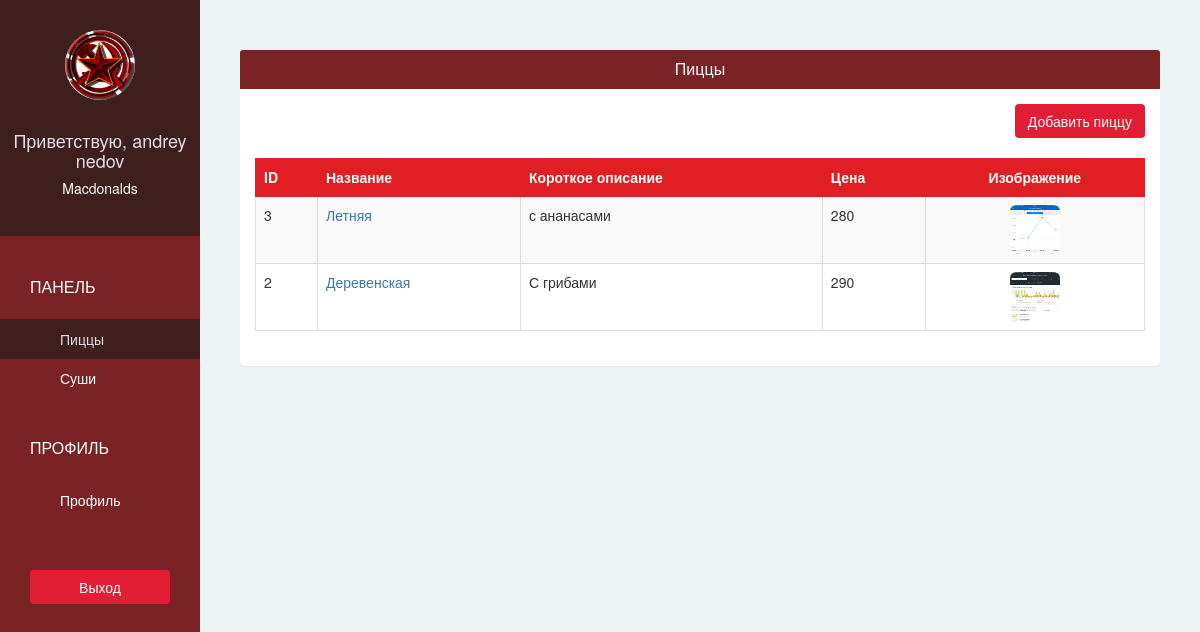
/pizzashop/pizza/ (signed in), run on an earlier commit of the app's database.
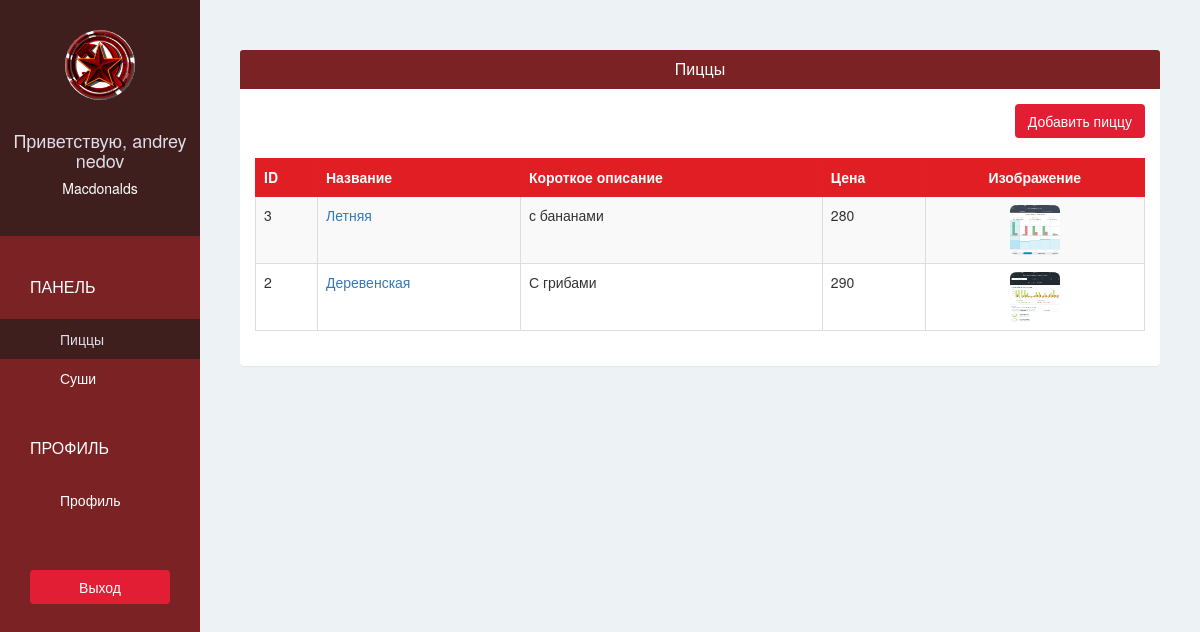
And on a later commit of the database.
### pizzashopapp/models.py (models this page shows, shortened)
class Pizza(models.Model):
    pizzashop = models.ForeignKey(PizzaShop)
    name = models.CharField(max_length=30)
    short_description = models.CharField(max_length=100)
    image = models.ImageField(upload_to=get_pizza_upload_path, blank=False)
    price = models.IntegerField(default=0)

### pizzashopapp/views.py (the view)
# urls.py: url(r'^pizzashop/pizza/$', views.pizzashop_pizza, name='pizzashop-pizza'),
@login_required(login_url='/pizzashop/sign-in/')
def pizzashop_pizza(request):
    pizzas = Pizza.objects.filter(pizzashop = request.user.pizzashop).order_by("-id")
    return render(request, 'pizzashop/pizza.html', {
        'pizzas':pizzas,
    })

### pizzashopapp/templates/pizzashop/pizza.html
{% extends 'pizzashop/base.html' %}
{% block page %}
<div class="panel">
  <div class="panel-heading bg-ruby">
    <h4 class="panel-title text-center text-white">
      Пиццы
    </h4>
  </div>
  <div class="panel-body">
    <div class="text-right">
      <a href="{% url 'pizzashop-add-pizza' %}"class="btn btn-red">Добавить пиццу</a>
      <br/>
      <br/>
    </div>
    <table class="table table-bordered table-hover table-striped">
      <thead>
        <tr class="bg-red text-white">
          <th>ID</th>
          <th>Название</th>
          <th>Короткое описание</th>
          <th>Цена</th>
          <th class="text-center">Изображение</th>
        </tr>
      </thead>
      <tbody>
        {% for pizza in pizzas %}
          <tr>
            <td scope="row">{{ pizza.id }}</td>
            <td><a href="{% url 'pizzashop-edit-pizza' pizza.id %}">{{ pizza.name }}</a></td>
            <td>{{ pizza.short_description }}</td>
            <td>{{ pizza.price }}</td>
            <td class="text-center"><img class="img-rounded" src="{{ MEDIA_URL }}{{ pizza.image }}" width = "50" height = "50"></td>
          </tr>
        {% endfor %}
      </tbody>
    </table>
  </div>
</div>
{% endblock %}

What changed in the data, as far as the page shows it:
changed Pizza "Летняя": short_description "с ананасами" → "с бананами"; image: a different picture
